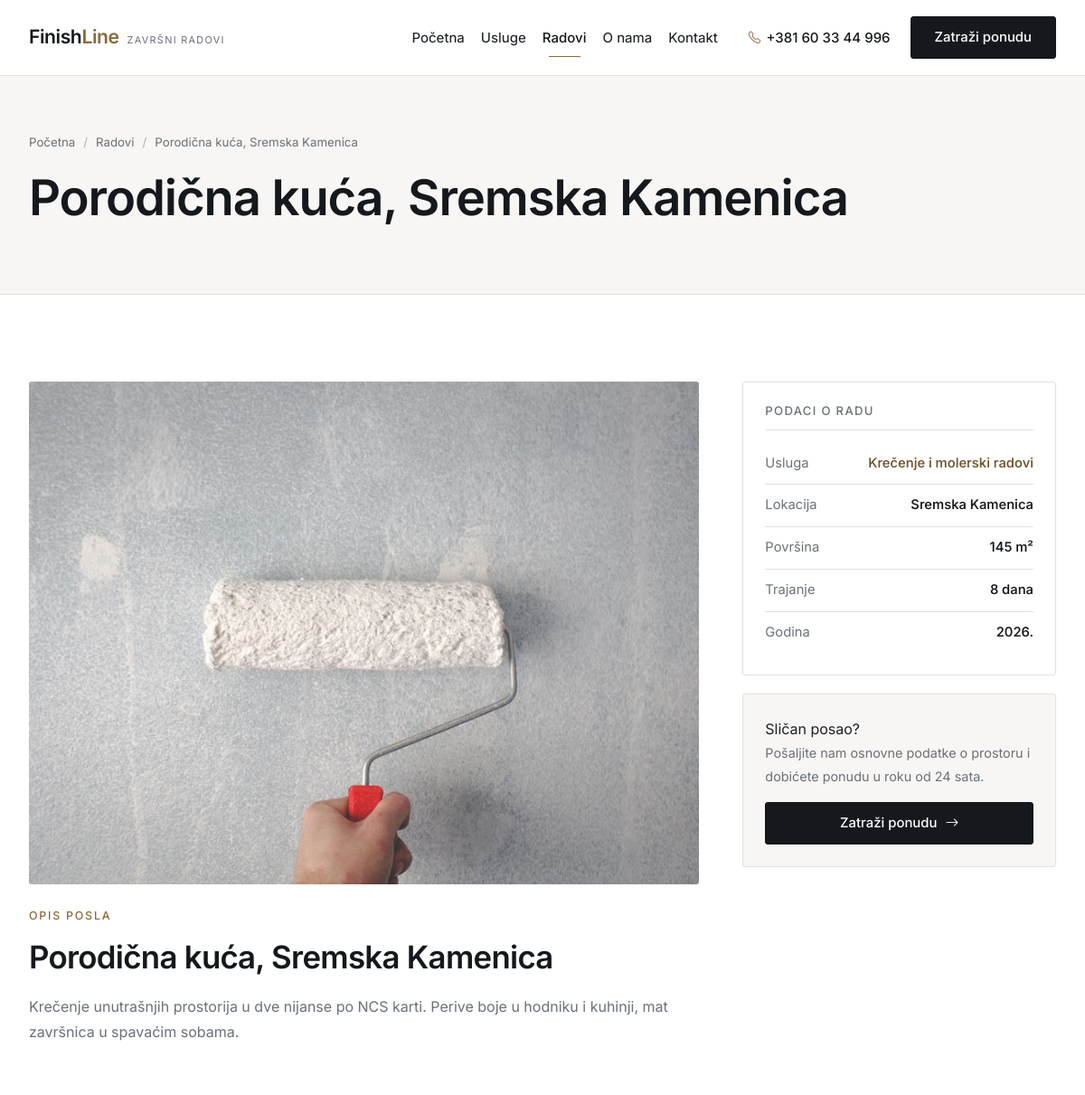
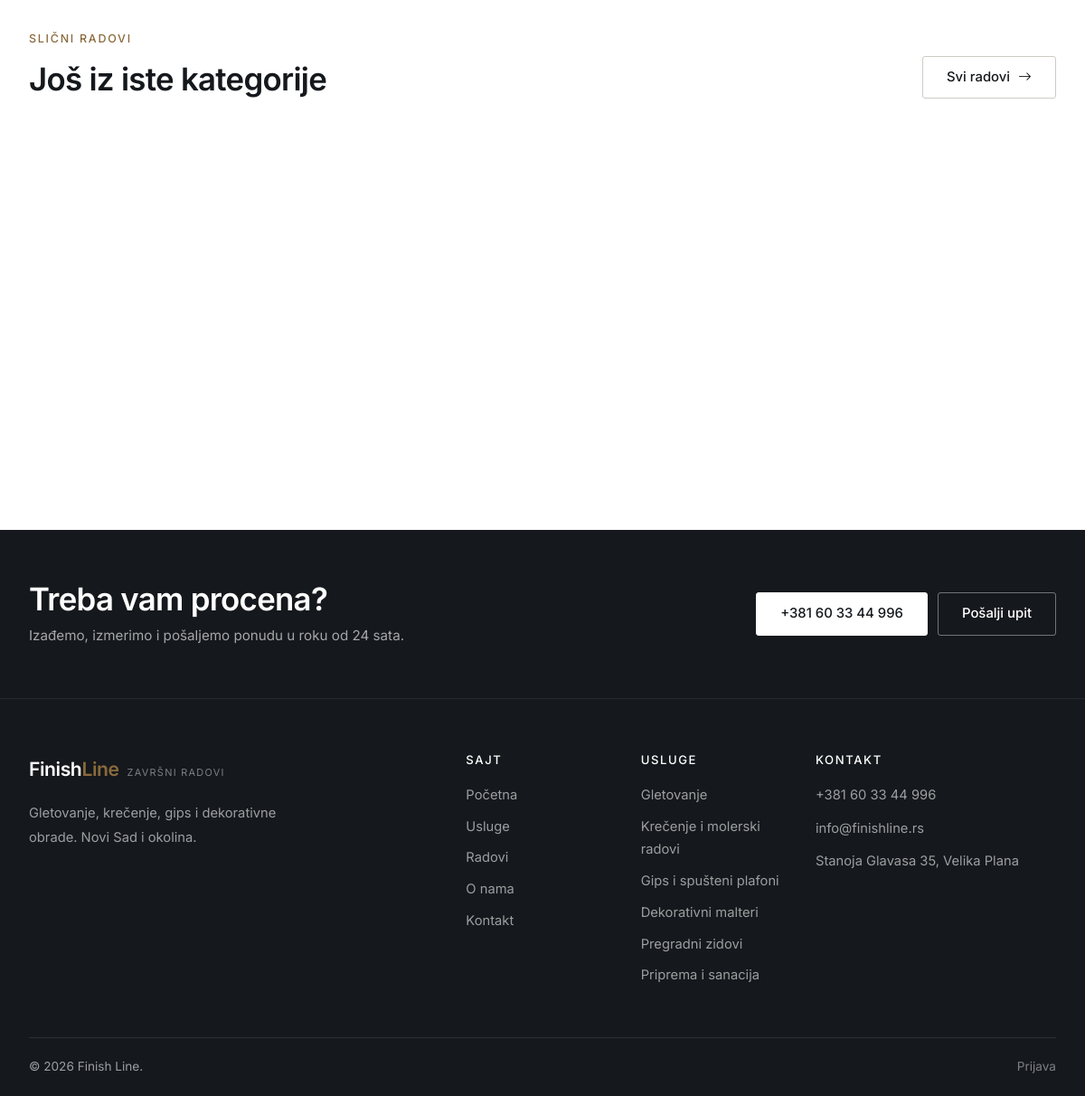
The page /radovi/2 on the database its author committed (2 pictures, top to bottom).
### tables this page shows
CREATE TABLE `radovi` (
    `id`            INT UNSIGNED NOT NULL AUTO_INCREMENT,
    `naziv`         VARCHAR(160) NOT NULL,
    `usluga_id`     INT UNSIGNED DEFAULT NULL,
    `opis`          TEXT,
    `slika`         VARCHAR(255) DEFAULT NULL,
    `lokacija`      VARCHAR(120) NOT NULL DEFAULT '',
    `kvadratura`    INT UNSIGNED DEFAULT NULL,
    `trajanje_dana` INT UNSIGNED DEFAULT NULL,
    `godina`        SMALLINT UNSIGNED DEFAULT NULL,
    `izdvojen`      TINYINT(1) NOT NULL DEFAULT 0,
    `objavljen`     TINYINT(1) NOT NULL DEFAULT 1,
    `kreiran`       DATETIME NOT NULL DEFAULT CURRENT_TIMESTAMP,
    PRIMARY KEY (`id`),
    KEY `idx_radovi_usluga` (`usluga_id`),
    CONSTRAINT `fk_radovi_usluga` FOREIGN KEY (`usluga_id`)
        REFERENCES `usluge` (`id`) ON DELETE SET NULL
);

CREATE TABLE `usluge` (
    `id`          INT UNSIGNED NOT NULL AUTO_INCREMENT,
    `naziv`       VARCHAR(120) NOT NULL,
    `slug`        VARCHAR(140) NOT NULL,
    `ikona`       VARCHAR(60)  NOT NULL DEFAULT 'bi-tools',
    `kratak_opis` VARCHAR(255) NOT NULL DEFAULT '',
    `opis`        TEXT,
    `cena_od`     DECIMAL(10,2) NOT NULL DEFAULT 0.00,
    `jedinica`    VARCHAR(20)  NOT NULL DEFAULT 'm2',
    `slika`       VARCHAR(255) DEFAULT NULL,
    `redosled`    INT NOT NULL DEFAULT 0,
    `aktivna`     TINYINT(1) NOT NULL DEFAULT 1,
    PRIMARY KEY (`id`),
    UNIQUE KEY `uq_usluge_slug` (`slug`)
);

### app/core/Controller.php (called while the page is built, shortened)
<?php
abstract class Controller
{
    protected function prikaz(string $prikaz, array $podaci = [], string $layout = 'main'): void
    {
        $fajl = APP_ROOT . '/app/views/' . $prikaz . '.php';
        extract($podaci, EXTR_SKIP);
        require $fajl;
        require APP_ROOT . '/app/views/layouts/' . $layout . '.php';
    }
    protected function model(string $naziv): Model
    {
        return new $naziv();
    }
}

### app/controllers/RadoviController.php (called while the page is built, shortened)
<?php
final class RadoviController extends Controller
{
    public function prikazi(string $id): void
    {
        $model = $this->model('Rad');
        $rad   = $model->saUslugom((int) $id);
        $this->prikaz('radovi/prikaz', [
            'naslovStrane' => $rad['naziv'] . ' - ' . APP_NAME,
            'opisStrane'   => skrati((string) $rad['opis'], 160),
            'rad'          => $rad,
            'slike'        => $model->slike((int) $rad['id']),
            'slicni'       => $rad['usluga_id'] ? $model->poUsluzi((int) $rad['usluga_id'], 4) : [],
        ]);
    }
}

### app/core/Aplikacija.php (called while the page is built, shortened)
<?php
final class Aplikacija
{
    private Router $ruter;
    public function __construct()
    {
        $this->ruter = new Router();
    }
    private function ucitajKlase(): void
    {
        spl_autoload_register(static function (string $klasa): void {
            $folderi = ['core', 'models', 'controllers'];
            foreach ($folderi as $folder) {
                $fajl = APP_ROOT . '/app/' . $folder . '/' . $klasa . '.php';
                if (is_file($fajl)) {
                    return;
                }
            }
        });
        require_once APP_ROOT . '/app/core/pomocne.php';
    }
    public function pokreni(): void
    {
        $url = $this->trenutnaAdresa();
        $ruta = $this->ruter->pronadji($url);
        $metoda = $ruta['metoda'];
        try {
            $kontroler = new $klasa();
            $kontroler->$metoda(...$ruta['parametri']);
        } catch (Throwable $e) {
            $this->obradiIzuzetak($e);
        }
    }
    private function trenutnaAdresa(): string
    {
        if (isset($_GET['url'])) {
            return trim((string) $_GET['url'], '/');
        }
        $putanja = parse_url($_SERVER['REQUEST_URI'] ?? '/', PHP_URL_PATH) ?? '/';
        return trim(rawurldecode($putanja), '/');
    }
}

### index.php (called while the page is built, shortened)
<?php
require_once __DIR__ . '/app/core/Aplikacija.php';
$aplikacija = new Aplikacija();
$aplikacija->pokreni();

### app/core/pomocne.php (called while the page is built, shortened)
<?php
function e($tekst): string
{
    return htmlspecialchars((string) $tekst, ENT_QUOTES | ENT_SUBSTITUTE, 'UTF-8');
}
function url(string $putanja = ''): string
{
    return BASE_URL . ltrim($putanja, '/');
}
function asset(string $putanja): string
{
    return BASE_URL . 'assets/' . ltrim($putanja, '/');
}
function slika(?string $putanja, string $rezervna = 'img/placeholder.svg'): string
{
    $putanja = ltrim($putanja, '/');
    if (is_file(APP_ROOT . '/assets/' . $putanja)) {
        return asset($putanja);
    }
    return asset($rezervna);
}

### app/core/Database.php (called while the page is built, shortened)
<?php
final class Database
{
    private static ?PDO $veza = null;
    public static function veza(): PDO
    {
        if (self::$veza !== null) {
            return self::$veza;
        }
        $dsn = sprintf('mysql:host=%s;dbname=%s;charset=%s', DB_HOST, DB_NAME, DB_CHARSET);
        try {
            self::$veza = new PDO($dsn, DB_USER, DB_PASS, [
                PDO::ATTR_ERRMODE            => PDO::ERRMODE_EXCEPTION,
                PDO::ATTR_DEFAULT_FETCH_MODE => PDO::FETCH_ASSOC,
                PDO::ATTR_EMULATE_PREPARES   => false,
                PDO::ATTR_STRINGIFY_FETCHES  => false,
            ]);
        } catch (PDOException $e) {
            if (DEBUG) {
                die('<h1>Greska pri povezivanju sa bazom</h1><p>' . htmlspecialchars($e->getMessage()) . '</p>'
                  . '<p>Proverite da li je MySQL pokrenut i da li je baza <b>' . DB_NAME . '</b> uvezena.</p>');
            }
            http_response_code(500);
            die('Trenutno nije moguce pristupiti bazi podataka.');
        }
        return self::$veza;
    }
}

### app/core/Model.php (called while the page is built, shortened)
<?php
abstract class Model
{
    protected PDO $db;
    public function __construct()
    {
        $this->db = Database::veza();
    }
    protected function upit(string $sql, array $parametri = []): PDOStatement
    {
        $st = $this->db->prepare($sql);
        $st->execute($parametri);
        return $st;
    }
    protected function sviRedovi(string $sql, array $parametri = []): array
    {
        return $this->upit($sql, $parametri)->fetchAll();
    }
    protected function jedanRed(string $sql, array $parametri = []): ?array
    {
        $red = $this->upit($sql, $parametri)->fetch();
        return $red === false ? null : $red;
    }
}

### app/models/Rad.php (called while the page is built, shortened)
<?php
final class Rad extends Model
{
    public function saUslugom(int $id): ?array
    {
        return $this->jedanRed(
            'SELECT r.*, u.naziv AS usluga_naziv, u.slug AS usluga_slug
             FROM radovi r
             LEFT JOIN usluge u ON u.id = r.usluga_id
             WHERE r.id = ?',
            [$id]
        );
    }
}

### app/models/Usluga.php (called while the page is built, shortened)
<?php
final class Usluga extends Model
{
    public function aktivne(?int $limit = null): array
    {
        $sql = 'SELECT * FROM usluge WHERE aktivna = 1 ORDER BY redosled, naziv';
        if ($limit !== null) {
            $sql .= ' LIMIT ' . max(1, (int) $limit);
        }
        return $this->sviRedovi($sql);
    }
}

### app/core/Auth.php (called while the page is built, shortened)
<?php
final class Auth
{
    public static function prijavljen(): bool
    {
        return isset($_SESSION['korisnik']['id']);
    }
}

### app/views/radovi/prikaz.php (the view, shortened to what this page needs)
<?php
$naslov        = $rad['naziv'];
$putanjaStavke = ['Radovi' => url('radovi'), $rad['naziv'] => null];
require APP_ROOT . '/app/views/partials/naslov-strane.php';
?>
<section class="odeljak">
    <div class="container">
        <div class="row g-5">
            <div class="col-lg-8">
                <div class="slika-okvir mb-4" data-galerija>
                    <a href="#" data-uvecaj="<?= slika($rad['slika']) ?>" data-opis="<?= e($rad['naziv']) ?>">
                        <img src="<?= slika($rad['slika']) ?>" alt="<?= e($rad['naziv']) ?>">
                    </a>
                </div>
                <span class="nadnaslov">Opis posla</span>
                <h2><?= e($rad['naziv']) ?></h2>
                <div class="tekst-sadrzaja">
                    <?php foreach (preg_split('/\r\n|\r|\n/', (string) $rad['opis']) as $pasus): ?>
                        <?php if (trim($pasus) !== ''): ?>
                            <p><?= e($pasus) ?></p>
                        <?php endif; ?>
                    <?php endforeach; ?>
                </div>
            </div>
            <aside class="col-lg-4">
                <div class="bocna-kutija">
                    <h3>Podaci o radu</h3>
                    <ul class="podaci-lista">
                        <?php if (!empty($rad['usluga_naziv'])): ?>
                            <li>
                                <span>Usluga</span>
                                <strong><a href="<?= url('usluge/' . $rad['usluga_slug']) ?>"><?= e($rad['usluga_naziv']) ?></a></strong>
                            </li>
                        <?php endif; ?>
                        <?php if (!empty($rad['lokacija'])): ?>
                            <li><span>Lokacija</span><strong><?= e($rad['lokacija']) ?></strong></li>
                        <?php endif; ?>
                        <?php if (!empty($rad['kvadratura'])): ?>
                            <li><span>Površina</span><strong><?= (int) $rad['kvadratura'] ?> m&sup2;</strong></li>
                        <?php endif; ?>
                        <?php if (!empty($rad['trajanje_dana'])): ?>
                            <li><span>Trajanje</span><strong><?= (int) $rad['trajanje_dana'] ?> dana</strong></li>
                        <?php endif; ?>
                        <?php if (!empty($rad['godina'])): ?>
                            <li><span>Godina</span><strong><?= (int) $rad['godina'] ?>.</strong></li>
                        <?php endif; ?>
                    </ul>
                </div>
                <div class="bocna-kutija istaknuta">
                    <span class="bocna-oznaka">Sličan posao?</span>
                    <p>Pošaljite nam osnovne podatke o prostoru i dobićete ponudu u roku od 24 sata.</p>
                    <a href="<?= url('kontakt') ?>#forma" class="dugme dugme-glavno w-100">
                        Zatraži ponudu <i class="bi bi-arrow-right"></i>
                    </a>
                </div>
            </aside>
        </div>
        <?php if (count($slicni) > 1): ?>
            <div class="mt-5 pt-4">
                <div class="zaglavlje-odeljka">
                    <div>
                        <span class="nadnaslov">Slični radovi</span>
                        <h2>Još iz iste kategorije</h2>
                    </div>
                    <a href="<?= url('radovi') ?>" class="dugme dugme-obrub-tamni">Svi radovi <i class="bi bi-arrow-right"></i></a>
                </div>
                <div class="row g-4">
                    <?php foreach ($slicni as $r): ?>
                        <?php if ((int) $r['id'] === (int) $rad['id']) { continue; } ?>
                        <div class="col-md-6 col-lg-4">
                        </div>
                    <?php endforeach; ?>
                </div>
            </div>
        <?php endif; ?>
    </div>
</section>

### app/views/partials/naslov-strane.php (shortened to what this page needs)
<section class="naslov-strane">
    <div class="container">
        <?php if (!empty($putanjaStavke)): ?>
            <ul class="putanja">
                <li><a href="<?= url() ?>">Početna</a></li>
                <?php foreach ($putanjaStavke as $tekst => $adresa): ?>
                    <li><?= $adresa ? '<a href="' . e($adresa) . '">' . e($tekst) . '</a>' : e($tekst) ?></li>
                <?php endforeach; ?>
            </ul>
        <?php endif; ?>
        <h1><?= e($naslov) ?></h1>
    </div>
</section>

### app/views/partials/podnozje.php
<?php $uslugeFooter = $uslugeFooter ?? (new Usluga())->aktivne(6); ?>
<section class="traka-poziv">
    <div class="container">
        <div class="traka-poziv-sadrzaj">
            <div>
                <h2>Treba vam procena?</h2>
                <p>Izađemo, izmerimo i pošaljemo ponudu u roku od 24 sata.</p>
            </div>
            <div class="traka-poziv-dugmad">
                <a href="tel:<?= e(str_replace(' ', '', FIRMA_TEL)) ?>" class="dugme dugme-belo">
                    <?= e(FIRMA_TEL) ?>
                </a>
                <a href="<?= url('kontakt') ?>#forma" class="dugme dugme-obrub">Pošalji upit</a>
            </div>
        </div>
    </div>
</section>
<footer class="podnozje">
    <div class="container">
        <div class="row g-4">
            <div class="col-lg-5">
                <a class="logo" href="<?= url() ?>">
                    <strong>Finish<span>Line</span></strong>
                    <small>završni radovi</small>
                </a>
                <p class="podnozje-opis">
                    Gletovanje, krečenje, gips i dekorativne obrade.
                    Novi Sad i okolina.
                </p>
            </div>
            <div class="col-6 col-lg-2">
                <h3>Sajt</h3>
                <ul class="podnozje-lista">
                    <li><a href="<?= url() ?>">Početna</a></li>
                    <li><a href="<?= url('usluge') ?>">Usluge</a></li>
                    <li><a href="<?= url('radovi') ?>">Radovi</a></li>
                    <li><a href="<?= url('o-nama') ?>">O nama</a></li>
                    <li><a href="<?= url('kontakt') ?>">Kontakt</a></li>
                </ul>
            </div>
            <div class="col-6 col-lg-2">
                <h3>Usluge</h3>
                <ul class="podnozje-lista">
                    <?php foreach ($uslugeFooter as $u): ?>
                        <li><a href="<?= url('usluge/' . $u['slug']) ?>"><?= e($u['naziv']) ?></a></li>
                    <?php endforeach; ?>
                </ul>
            </div>
            <div class="col-lg-3">
                <h3>Kontakt</h3>
                <ul class="podnozje-kontakt">
                    <li><a href="tel:<?= e(str_replace(' ', '', FIRMA_TEL)) ?>"><?= e(FIRMA_TEL) ?></a></li>
                    <li><a href="mailto:<?= e(FIRMA_MAIL) ?>"><?= e(FIRMA_MAIL) ?></a></li>
                    <li><?= e(FIRMA_ADRESA) ?></li>
                </ul>
            </div>
        </div>
        <div class="podnozje-dno">
            <p>&copy; <?= date('Y') ?> <?= e(APP_NAME) ?>.</p>
            <p>
                <?php if (Auth::prijavljen()): ?>
                    <a href="<?= url('admin') ?>">Administracija</a>
                <?php else: ?>
                    <a href="<?= url('prijava') ?>">Prijava</a>
                <?php endif; ?>
            </p>
        </div>
    </div>
</footer>

### rows shown on the page
radovi: tekst "Radovi", naziv "Porodična kuća, Sremska Kamenica", slika (picture), opis "Krečenje unutrašnjih prostorija u dve nijanse po NCS karti. Perive boje u hodniku i kuhinji, mat završnica u spavaćim sobama.", usluga.naziv "Krečenje i molerski radovi", lokacija "Sremska Kamenica", kvadratura "145", trajanje_dana "8", godina "2026"
usluge: naziv "Gletovanje"
usluge: naziv "Krečenje i molerski radovi"
usluge: naziv "Gips i spušteni plafoni"
usluge: naziv "Dekorativni malteri"
usluge: naziv "Pregradni zidovi"
usluge: naziv "Priprema i sanacija"

### other values the page prints
FIRMA_TEL "+381 60 33 44 996"
$tekst "Porodična kuća, Sremska Kamenica"
FIRMA_MAIL "info@finishline.rs"
FIRMA_ADRESA "Stanoja Glavasa 35, Velika Plana"
APP_NAME "Finish Line"
